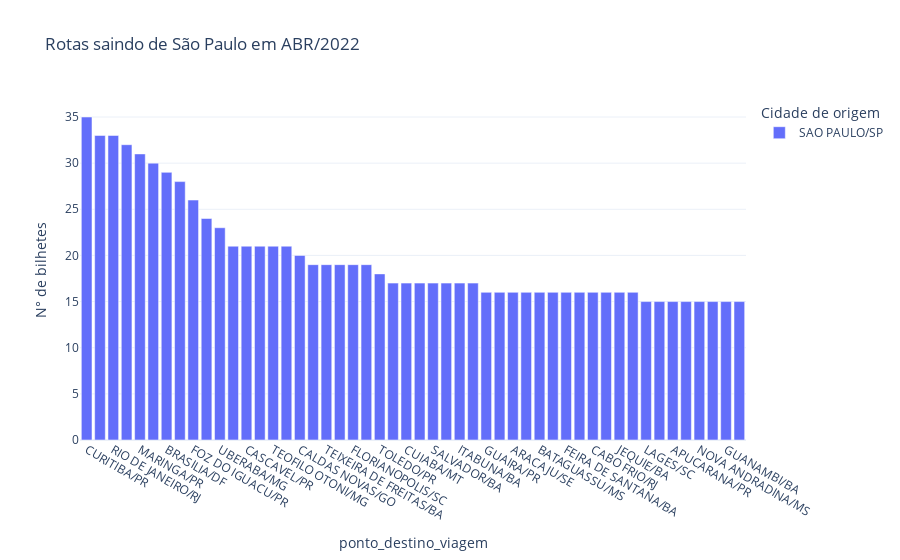

The notebook cell this image was saved under:
### Code cell
rotas = pd.crosstab(BilhetesABR['ponto_destino_viagem'],BilhetesABR['ponto_origem_viagem'])
rotasSP=rotas.loc[:,["SAO PAULO/SP"]].sort_values(by=['SAO PAULO/SP'], ascending = False)
rotasSP = rotasSP.loc[rotasSP['SAO PAULO/SP'] != 0] # Retirando as cidades que não possuem bilhetes
rotasSP = rotasSP.head(50)
px.bar(rotasSP, title='Rotas saindo de São Paulo em ABR/2022',
       labels={'value':'N° de bilhetes', 'ponto_origem_viagem': 'Cidade de origem'},
       template='plotly_white')

### Figure 1 — Plotly figure (JSON) as saved in the notebook; plotly's stock layout.template omitted (floating-point values rounded to 4 significant figures)
{"data": [{"alignmentgroup": "True", "hovertemplate": "Cidade de origem=SAO PAULO/SP<br>ponto_destino_viagem=%{x}<br>N° de bilhetes=%{y}<extra></extra>", "legendgroup": "SAO PAULO/SP", "marker": {"color": "#636efa", "pattern": {"shape": ""}}, "name": "SAO PAULO/SP", "offsetgroup": "SAO PAULO/SP", "orientation": "v", "showlegend": true, "textposition": "auto", "type": "bar", "x": ["CURITIBA/PR", "LONDRINA/PR", "RIO DE JANEIRO/RJ", "BELO HORIZONTE/MG", "MARINGA/PR", "VITORIA DA CONQUISTA/BA", "BRASILIA/DF", "GOIANIA/GO", "FOZ DO IGUACU/PR", "UBERLANDIA/MG", "UBERABA/MG", "DOURADOS/MS", "CASCAVEL/PR", "CAMPO GRANDE/MS", "TEOFILO OTONI/MG", "UMUARAMA/PR", "CALDAS NOVAS/GO", "CAMPO MOURAO/PR", "TEIXEIRA DE FREITAS/BA", "JOINVILLE/SC", "FLORIANOPOLIS/SC", "VITORIA/ES", "TOLEDO/PR", "CIANORTE/PR", "CUIABA/MT", "MONTES CLAROS/MG", "SALVADOR/BA", "NATAL/RN", "ITABUNA/BA", "GUANHAES/MG", "GUAIRA/PR", "ARAPONGAS/PR", "ARACAJU/SE", "BLUMENAU/SC", "BATAGUASSU/MS", "GUARAPUAVA/PR", "FEIRA DE SANTANA/BA", "VICOSA/MG", "CABO FRIO/RJ", "MOSSORO/RN", "JEQUIE/BA", "ITAJAI/SC", "LAGES/SC", "ITUMBIARA/GO", "APUCARANA/PR", "PATOS/PB", "NOVA ANDRADINA/MS", "SEABRA/BA", "GUANAMBI/BA", "IBOTIRAMA/BA"], "xaxis": "x", "y": [35, 33, 33, 32, 31, 30, 29, 28, 26, 24, 23, 21, 21, 21, 21, 21, 20, 19, 19, 19, 19, 19, 18, 17, 17, 17, 17, 17, 17, 17, 16, 16, 16, 16, 16, 16, 16, 16, 16, 16, 16, 16, 15, 15, 15, 15, 15, 15, 15, 15], "yaxis": "y"}], "layout": {"barmode": "relative", "legend": {"title": {"text": "Cidade de origem"}, "tracegroupgap": 0}, "title": {"text": "Rotas saindo de São Paulo em ABR/2022"}, "xaxis": {"anchor": "y", "domain": [0, 1], "title": {"text": "ponto_destino_viagem"}}, "yaxis": {"anchor": "x", "domain": [0, 1], "title": {"text": "N° de bilhetes"}}}}
